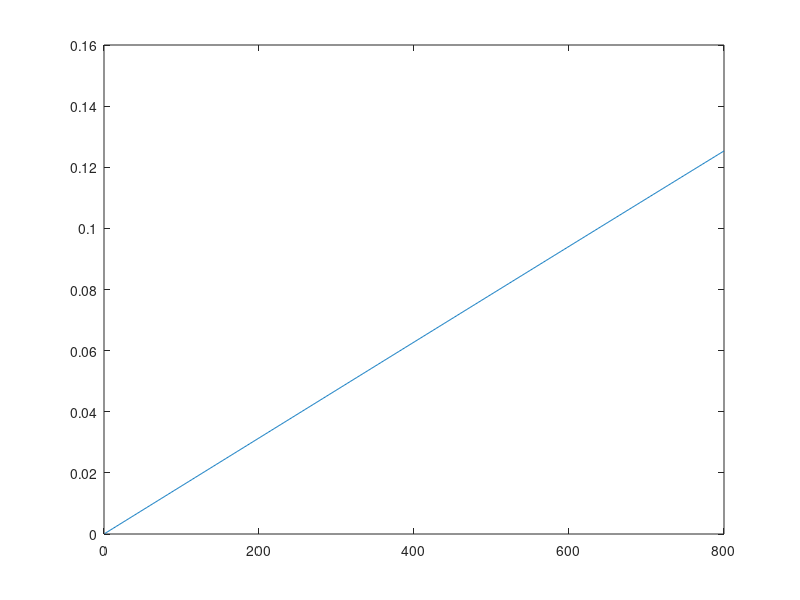
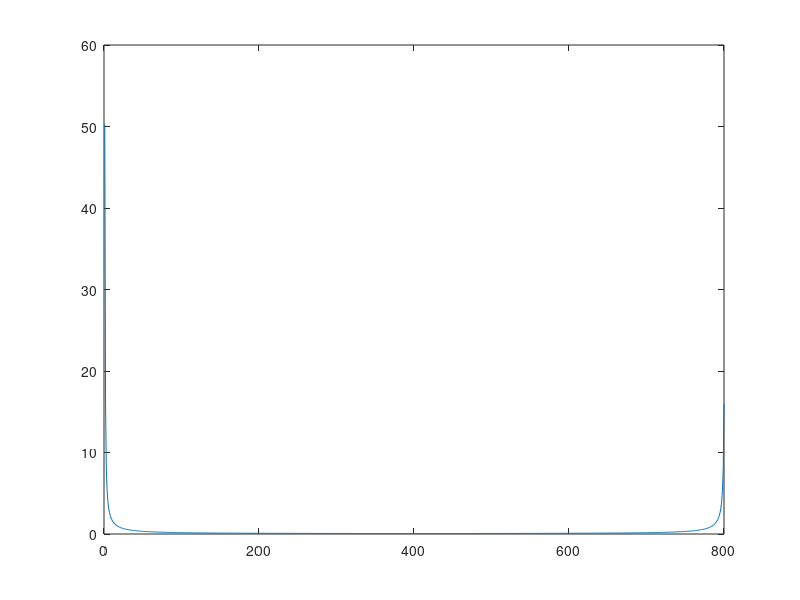
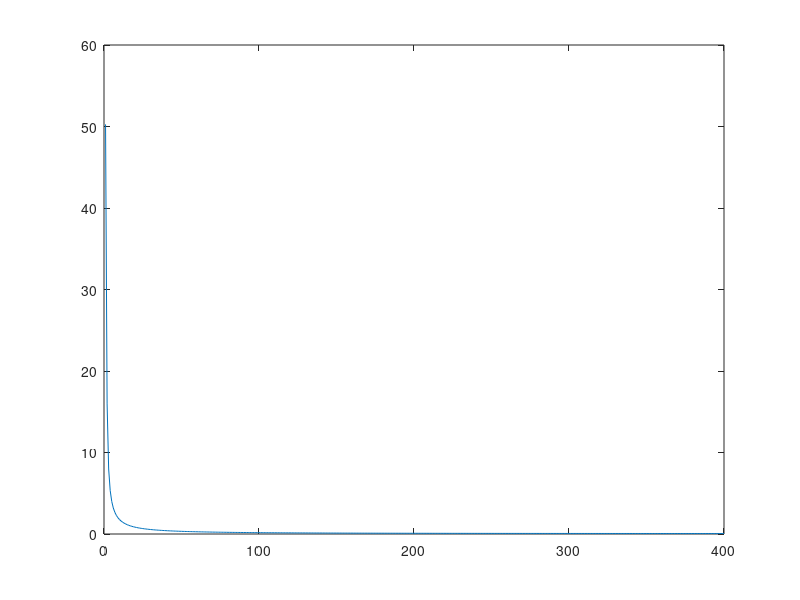
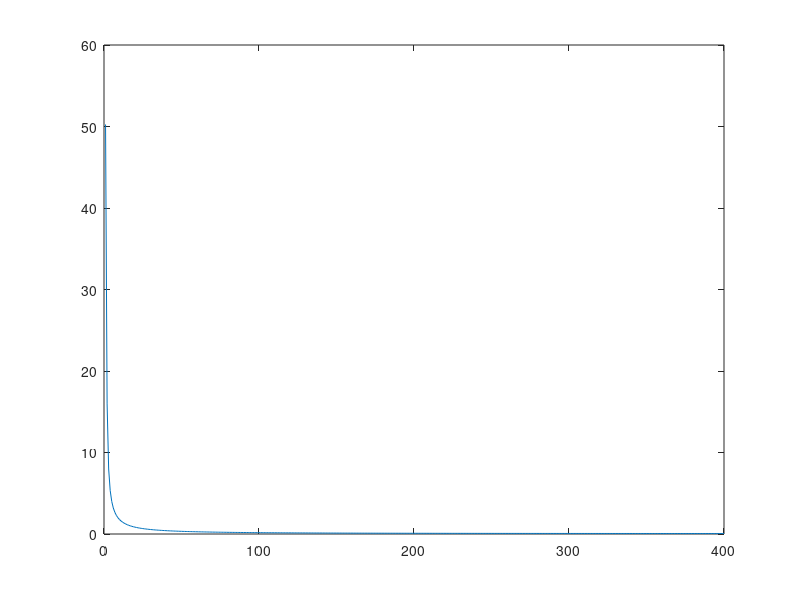

MATLAB code for these plots, in order:
clear all;
close all;
clc;

Fs=800;f=0.02;
t=2*pi*(1/Fs:1/Fs:1);
y=sin(f*t);
figure(1);plot(y);
y2=abs(fft(y));
figure(2);plot(y2);
figure(3);plot(Fs*(1:length(y2)/2)/length(y2),y2(1:length(y2)/2));
Rp=60;Wp=70;Ws=90;Rs=100;
Rp=Rp/Rs;Wp=Wp/Rs;Ws=Ws/Rs;Rs=1;
[N,Wn] = buttord(Wp,Ws,Rp,Rs);
[b,a] = butter(N,Wn);
filtered_y=filter(b,a,y);
fft_filt_y=abs(fft(filtered_y));
figure(4);plot(Fs*(1:length(filtered_y)/2)/length(filtered_y),fft_filt_y(1:length(filtered_y)/2));